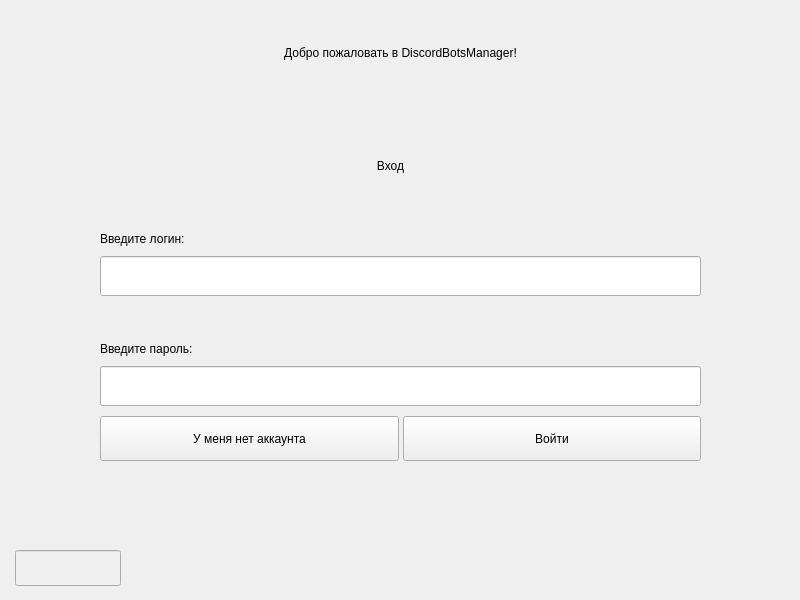
<?xml version="1.0" encoding="UTF-8"?>
<ui version="4.0">
 <class>SignIn</class>
 <widget class="QWidget" name="SignIn">
  <property name="geometry">
   <rect>
    <x>0</x>
    <y>0</y>
    <width>800</width>
    <height>600</height>
   </rect>
  </property>
  <property name="sizePolicy">
   <sizepolicy hsizetype="Fixed" vsizetype="Fixed">
    <horstretch>0</horstretch>
    <verstretch>0</verstretch>
   </sizepolicy>
  </property>
  <property name="windowTitle">
   <string>Form</string>
  </property>
  <property name="styleSheet">
   <string notr="true"/>
  </property>
  <widget class="QWidget" name="verticalLayoutWidget">
   <property name="geometry">
    <rect>
     <x>100</x>
     <y>190</y>
     <width>601</width>
     <height>281</height>
    </rect>
   </property>
   <layout class="QVBoxLayout" name="form_layout">
    <property name="spacing">
     <number>4</number>
    </property>
    <item>
     <widget class="QLabel" name="enter_login_label">
      <property name="minimumSize">
       <size>
        <width>0</width>
        <height>50</height>
       </size>
      </property>
      <property name="maximumSize">
       <size>
        <width>16777215</width>
        <height>50</height>
       </size>
      </property>
      <property name="styleSheet">
       <string notr="true">font: 63 11pt &quot;Yu Gothic UI Semibold&quot;;</string>
      </property>
      <property name="text">
       <string>Введите логин:</string>
      </property>
      <property name="alignment">
       <set>Qt::AlignBottom|Qt::AlignLeading|Qt::AlignLeft</set>
      </property>
     </widget>
    </item>
    <item>
     <widget class="QLineEdit" name="login">
      <property name="minimumSize">
       <size>
        <width>0</width>
        <height>40</height>
       </size>
      </property>
      <property name="styleSheet">
       <string notr="true">font: 63 11pt &quot;Yu Gothic UI Semibold&quot;;</string>
      </property>
     </widget>
    </item>
    <item>
     <widget class="QLabel" name="enter_password_label">
      <property name="minimumSize">
       <size>
        <width>0</width>
        <height>50</height>
       </size>
      </property>
      <property name="maximumSize">
       <size>
        <width>16777215</width>
        <height>50</height>
       </size>
      </property>
      <property name="styleSheet">
       <string notr="true">font: 63 11pt &quot;Yu Gothic UI Semibold&quot;;</string>
      </property>
      <property name="text">
       <string>Введите пароль:</string>
      </property>
      <property name="alignment">
       <set>Qt::AlignBottom|Qt::AlignLeading|Qt::AlignLeft</set>
      </property>
     </widget>
    </item>
    <item>
     <widget class="QLineEdit" name="password">
      <property name="minimumSize">
       <size>
        <width>0</width>
        <height>40</height>
       </size>
      </property>
      <property name="styleSheet">
       <string notr="true">font: 63 6pt &quot;Yu Gothic UI Semibold&quot;;</string>
      </property>
      <property name="echoMode">
       <enum>QLineEdit::Password</enum>
      </property>
     </widget>
    </item>
    <item>
     <layout class="QHBoxLayout" name="buttons_layout">
      <item>
       <widget class="QPushButton" name="i_dont_have_accont">
        <property name="minimumSize">
         <size>
          <width>0</width>
          <height>45</height>
         </size>
        </property>
        <property name="styleSheet">
         <string notr="true">font: 63 10pt &quot;Yu Gothic UI Semibold&quot;;</string>
        </property>
        <property name="text">
         <string>У меня нет аккаунта</string>
        </property>
       </widget>
      </item>
      <item>
       <widget class="QPushButton" name="sign_in_button">
        <property name="minimumSize">
         <size>
          <width>0</width>
          <height>45</height>
         </size>
        </property>
        <property name="styleSheet">
         <string notr="true">font: 63 10pt &quot;Yu Gothic UI Semibold&quot;;</string>
        </property>
        <property name="text">
         <string>Войти</string>
        </property>
       </widget>
      </item>
     </layout>
    </item>
   </layout>
  </widget>
  <widget class="QLabel" name="greeting">
   <property name="geometry">
    <rect>
     <x>0</x>
     <y>0</y>
     <width>801</width>
     <height>106</height>
    </rect>
   </property>
   <property name="styleSheet">
    <string notr="true">font: 63 19pt &quot;Yu Gothic UI Semibold&quot;;</string>
   </property>
   <property name="text">
    <string>Добро пожаловать в DiscordBotsManager!</string>
   </property>
   <property name="alignment">
    <set>Qt::AlignCenter</set>
   </property>
  </widget>
  <widget class="QLabel" name="sign_in_label">
   <property name="geometry">
    <rect>
     <x>250</x>
     <y>135</y>
     <width>281</width>
     <height>61</height>
    </rect>
   </property>
   <property name="styleSheet">
    <string notr="true">font: 63 18pt &quot;Yu Gothic UI Semibold&quot;;</string>
   </property>
   <property name="text">
    <string>Вход</string>
   </property>
   <property name="alignment">
    <set>Qt::AlignCenter</set>
   </property>
  </widget>
  <widget class="QLineEdit" name="error_line">
   <property name="enabled">
    <bool>false</bool>
   </property>
   <property name="geometry">
    <rect>
     <x>15</x>
     <y>550</y>
     <width>106</width>
     <height>36</height>
    </rect>
   </property>
   <property name="styleSheet">
    <string notr="true">font: 63 10pt &quot;Yu Gothic UI Semibold&quot;;</string>
   </property>
   <property name="alignment">
    <set>Qt::AlignCenter</set>
   </property>
  </widget>
 </widget>
 <resources/>
 <connections/>
</ui>
